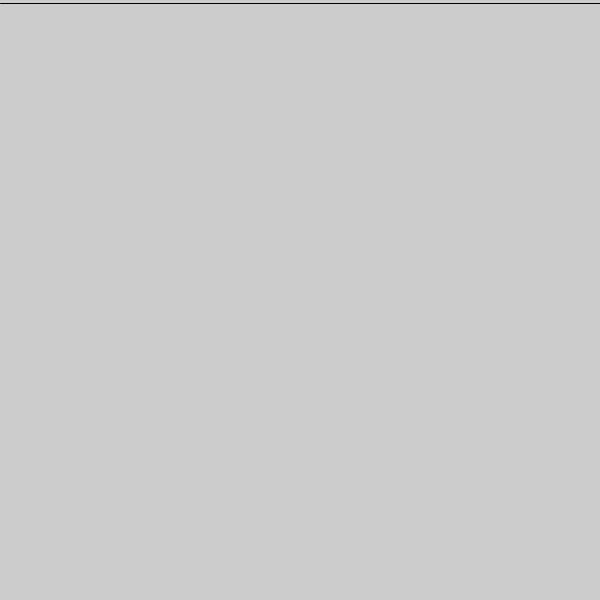
Frame 1 (no input)
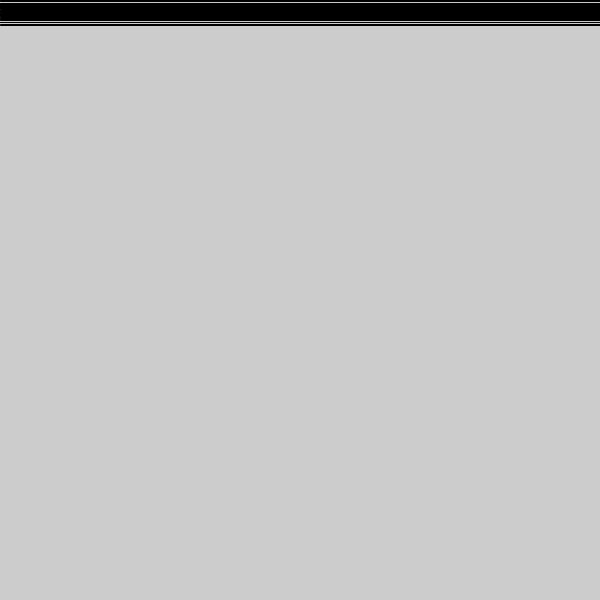
Frame 60 (the mouse pressed at the canvas centre just before this capture)
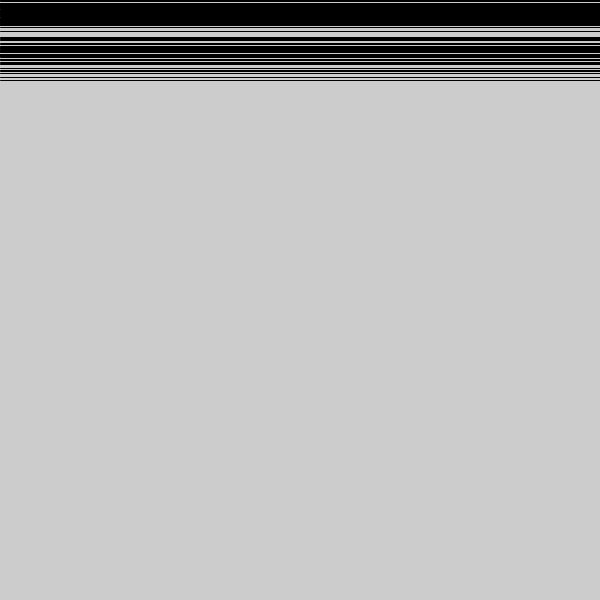
Frame 120 (the mouse held since frame 60 and released just before this capture)

The Processing sketch that drew these frames (run headless with seeded random() and noise(); from frame 60 on, the mouse is pressed at the canvas centre):

// Processing sketch: horizontalDraw
// ── horizontalDraw.pde
int movingValue = 0; 

void setup() {
  size(600, 600);
}

void draw() {
  // skapa ett slumptal mellan -5 and 8
  int ranNumOne = floor(random(-5, 8)); 

  // öka värdet på movingValue med slumptalet 
  movingValue = addTwoNumbers(ranNumOne, movingValue);
  println(movingValue);
  // rita en linje 
  line(0, movingValue, width, movingValue); 
  // line(movingValue, 0, movingValue, height); 
  
  // en annan funktion, stämmer av värdet 
  movingValue = checkMoveValue(movingValue); 
  
}

int addTwoNumbers(int a, int b) {
  int sum = a+b; 
  return sum;
}

int checkMoveValue(int movingValue) {
  if (movingValue < 0) {
    movingValue = 5;
  }
  if (movingValue > height) {
    int pre = int(random(300000)); 
    save(pre+"cross.tiff");
    movingValue = 5; 
    background(135); 
  }
  println(movingValue);
  return movingValue; 
}
